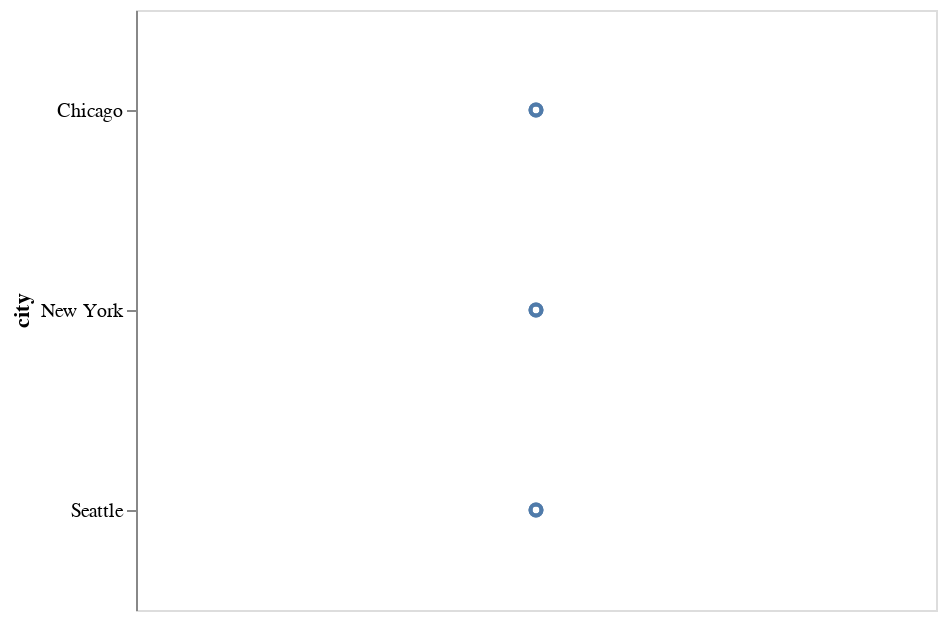

Here is the notebook cell this chart was saved with:
### Markdown cell above
Here the rendering consists of one point per row in the dataset, all plotted on top of each other, since we have not yet specified positions for these points.

To visually separate the points, we can map various *encoding channels*, or *channels* for short, to fields in the dataset. For example, we could *encode* the field `city` of the data using the `y` channel, which represents the y-axis position of the points. To specify this, use the `encode` method:

### Code cell
alt.Chart(df).mark_point().encode(
  y='city',
)

### Figure 1 — Vega-Lite specification as saved in the notebook (floating-point values rounded to 4 significant figures)
{"$schema": "https://vega.github.io/schema/vega-lite/v2.6.0.json", "config": {"view": {"height": 300, "width": 400}}, "data": {"name": "data-fdfbb22e8e0e89f6556d8a3b434b0c97"}, "datasets": {"data-fdfbb22e8e0e89f6556d8a3b434b0c97": [{"city": "Seattle", "month": "Apr", "precip": 2.68}, {"city": "Seattle", "month": "Aug", "precip": 0.87}, {"city": "Seattle", "month": "Dec", "precip": 5.31}, {"city": "New York", "month": "Apr", "precip": 3.94}, {"city": "New York", "month": "Aug", "precip": 4.13}, {"city": "New York", "month": "Dec", "precip": 3.58}, {"city": "Chicago", "month": "Apr", "precip": 3.62}, {"city": "Chicago", "month": "Aug", "precip": 3.98}, {"city": "Chicago", "month": "Dec", "precip": 2.56}]}, "encoding": {"y": {"field": "city", "type": "nominal"}}, "mark": "point"}
